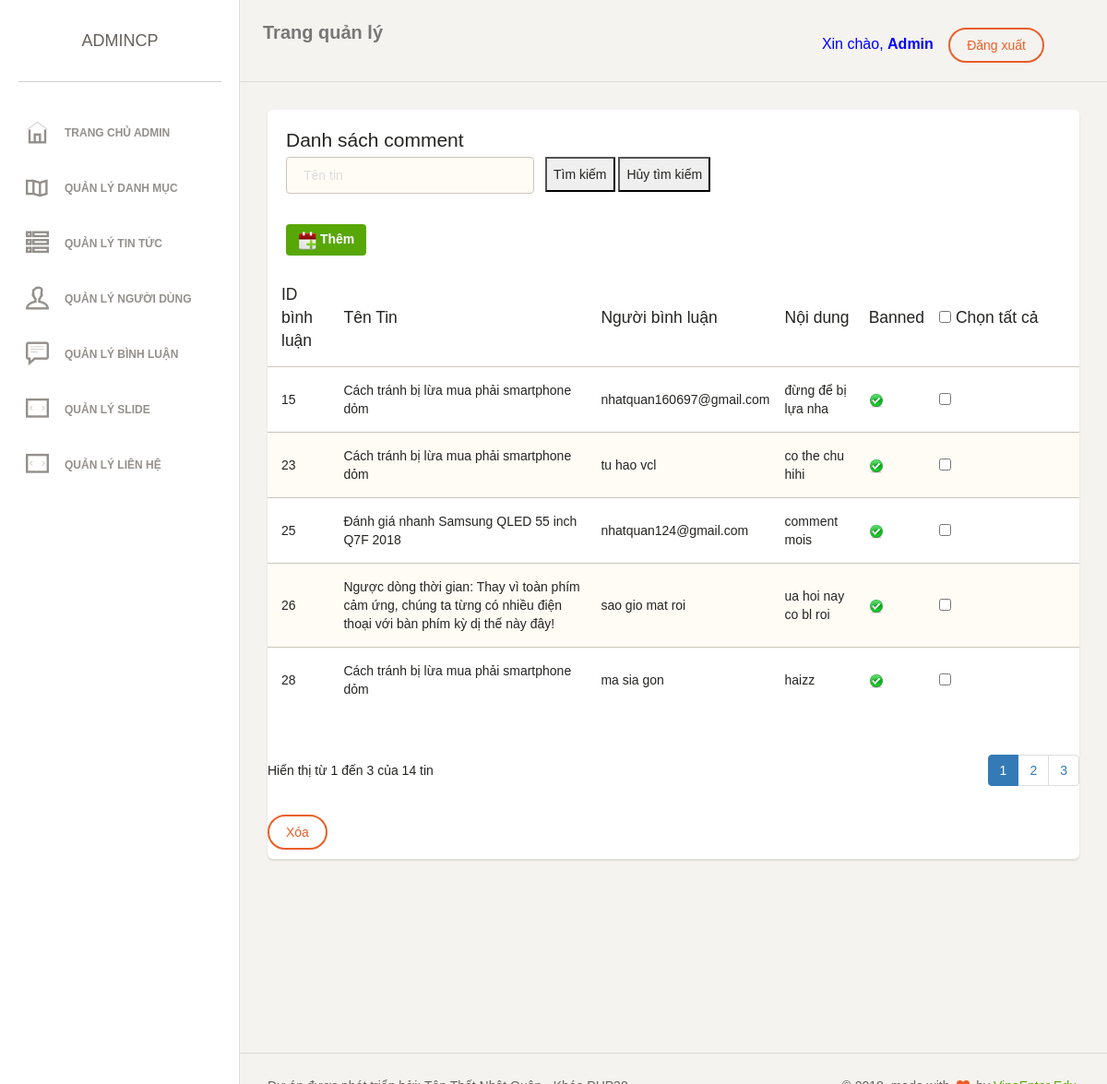
Screenshot of /admin/comment/index.php (signed in) with the database file from the repository.
### tables this page shows
CREATE TABLE `user` (
  `user_id` int(11) NOT NULL,
  `username` varchar(128) NOT NULL,
  `password` varchar(128) NOT NULL,
  `fullname` varchar(128) NOT NULL,
  `avatar` varchar(128) NOT NULL,
  `chucvu` varchar(128) NOT NULL,
  `active` int(11) NOT NULL
);

CREATE TABLE `comment` (
  `comment_id` int(11) NOT NULL,
  `content` varchar(200) NOT NULL,
  `email` varchar(128) NOT NULL,
  `date_create` timestamp NOT NULL DEFAULT CURRENT_TIMESTAMP ON UPDATE CURRENT_TIMESTAMP,
  `news_id` int(11) NOT NULL,
  `status` int(11) NOT NULL
);

CREATE TABLE `news` (
  `news_id` int(11) NOT NULL,
  `name` varchar(200) NOT NULL,
  `preview` varchar(200) NOT NULL,
  `detail` text NOT NULL,
  `date_create` timestamp NOT NULL DEFAULT CURRENT_TIMESTAMP,
  `user_id` int(11) NOT NULL,
  `picture` varchar(128) NOT NULL,
  `cat_id` int(11) NOT NULL,
  `is_slide` int(11) NOT NULL,
  `counter` int(11) NOT NULL
);

### admin/comment/index.php (the view, shortened to what this page needs)
<?php require_once $_SERVER['DOCUMENT_ROOT'].'/templates/admin/inc/header.php'; ?>
<?php
	$queryTSD = "SELECT COUNT(*) AS TSD FROM comment";
	$resultTSD = $mysqli->query($queryTSD);
	$arTmp = mysqli_fetch_assoc($resultTSD);
	$tongSoDong = $arTmp['TSD'];
	$row_count = ROW_COUNT;
	$tongSoTrang = ceil($tongSoDong/$row_count);
	$current_page = 1;
	$offset = ($current_page - 1) * $row_count;
?>
        <div class="content">
            <div class="container-fluid">
                <div class="row">
                    <div class="col-md-12">
                        <div class="card">
                            <div class="header">
                                <h4 class="title">Danh sách comment</h4>
                                <form action="" method="post">
                                	<div class="row">
                                        <div class="col-md-4">
                                            <div class="form-group">
                                                <input type="text" name="fullname" class="form-control border-input" placeholder="Tên tin" value="">
                                            </div>
                                        </div>
                                        <div class="col-md-4">
                                        	<div class="form-group">
		                                        <input type="submit" name="search" value="Tìm kiếm" class="is" />
		                                        <input type="submit" name="reset" value="Hủy tìm kiếm" class="is" />
	                                        </div>
                                        </div>
                                    </div>
                                </form>
                                <a href="edit.html" class="addtop"><img src="/templates/admin/assets/img/add.png" alt="" /> Thêm</a>
                            </div>
							<form method="post" action="" id="frm">
                            <div class="content table-responsive table-full-width">
                                <table class="table table-striped">
                                    <thead>
                                        <th>ID bình luận</th>
                                    	<th>Tên Tin</th>
                                    	<th>Người bình luận</th>
                                    	<th>Nội dung</th>
                                    	<th>Banned</th>
                                    	<th width="160px"><input type="checkbox" id="checkAl"> Chọn tất cả </th>
                                    </thead>
                                    <tbody>
										<?php
											$queryTin = "";
											if(isset($_POST['search'])){
												$tenTin = $_POST['fullname'];
												$queryTin = "SELECT c.*, n.name AS nname
															FROM comment AS c INNER JOIN news AS n
															ON c.news_id = n.news_id
															WHERE nname LIKE N'%{$tenTin}%'
															LIMIT {$offset},{$row_count}
															";
											}else{
											$queryTin = "SELECT c.*, n.name AS nname
															FROM comment AS c INNER JOIN news AS n
															ON c.news_id = n.news_id
															LIMIT {$offset},{$row_count}
															";
											}
											$resultTin = $mysqli->query($queryTin);
											while($row = mysqli_fetch_assoc($resultTin)) {
												$id = $row['comment_id'];
												$nname = $row['nname'];
												$email = $row['email'];
												$content = $row['content'];
												$status = $row['status'];
										?>
                                        <tr>
                                        	<td><?php echo $id ?></td>
											<td><?php echo $nname ?></td>
											<td><?php echo $email ?></td>
                                        	<td><?php echo $content ?></td>
											<td class="<?php echo $id?>">
												<a href="javascript:void(0)" onclick="return setStatus(<?php echo $status; ?>, '<?php echo $id?>')">
													<?php
													if ($status == 1) {
														$pic = 'active.gif';
													} else {
														$pic = 'deactive.gif';
													}
													?>
													<img src="/templates/admin/assets/img/<?php echo $pic?>" alt="" />
												</a>
											</td>
                                        	<td class="center">
												<input type="checkbox" id="checkItem" name="check[]" value="<?php echo $id ?>">
											</td>
                                        </tr>
                                        <?php
											}
										?>
                                    </tbody>
                                </table>
								<div class="row">
									<div class="col-sm-6">
										<div class="dataTables_info" id="dataTables-example_info" style="margin-top:27px">Hiển thị từ <?php echo $current_page; ?> đến <?php echo $tongSoTrang ?> của <?php echo $tongSoDong ?> tin</div>
									</div>
									<div class="col-sm-6" style="text-align: right;">
										<div class="dataTables_paginate paging_simple_numbers" id="dataTables-example_paginate">
											<ul class="pagination">
												<?php
												 for($i = 1; $i <= $tongSoTrang; $i++) {
													 $active = '';
													 if($i == $current_page) {
														 $active = 'active';
													 }
												?>
												<li class="paginate_button <?php echo $active ?>" ><a href="index.php?tab=3&page=<?php echo $i; ?>"><?php echo $i; ?></a></li>
												<?php
												 }
												?>
											</ul>
										</div>
									</div>
								</div>
							<button type="submit" onclick="return confirm('Bạn có muốn xóa?')" class="btn btn-danger" name="save">Xóa</button>
                            </div>
							</form>
                        </div>
                    </div>
                </div>
            </div>
        </div>
<?php require_once $_SERVER['DOCUMENT_ROOT'].'/templates/admin/inc/footer.php'; ?>

### templates/admin/inc/header.php (shortened to what this page needs)
<!doctype html>
<html lang="en">
<head>
    <link href="/templates/admin/assets/css/bootstrap.min.css" rel="stylesheet" />
    <link href="/templates/admin/assets/css/animate.min.css" rel="stylesheet"/>
    <link href="/templates/admin/assets/css/paper-dashboard.css" rel="stylesheet"/>
    <link href="/templates/admin/assets/css/demo.css" rel="stylesheet" />
    <link href="http://maxcdn.bootstrapcdn.com/font-awesome/latest/css/font-awesome.min.css" rel="stylesheet">
    <link href="/templates/admin/assets/css/themify-icons.css" rel="stylesheet">
</head>
<body>
<div class="wrapper">
	<?php require_once $_SERVER['DOCUMENT_ROOT'].'/templates/admin/inc/leftbar.php'; ?>
    <div class="main-panel">
		<nav class="navbar navbar-default">
            <div class="container-fluid">
                <div class="navbar-header">
                    <a class="navbar-brand" href="/admin">Trang quản lý</a>
                </div>
                <div class="collapse navbar-collapse">
                    <ul class="nav navbar-nav navbar-right">
						<div style="color: blue;
							padding: 15px 50px 5px 50px;
							float: right;
							font-size: 16px;">
							<?php
								if(isset($_SESSION['userinfo'])) {
									$arUserInfo = $_SESSION['userinfo'];
									$fullName = $arUserInfo['fullname'];
							?>
							Xin chào, <b><?php echo $fullName; ?></b>
							&nbsp; <a href="/admin/auth/logout.php" class="btn btn-danger square-btn-adjust">Đăng xuất</a> </div>
							<?php
								}
							?>
                    </ul>
                </div>
            </div>
        </nav>

### rows the page displays
user: fullname "Admin"
comment: comment_id "15", news.name "Cách tránh bị lừa mua phải smartphone dỏm", email "nhatquan160697@gmail.com", content "đừng để bị lựa nha"
comment: comment_id "23", news.name "Cách tránh bị lừa mua phải smartphone dỏm", email "tu hao vcl", content "co the chu hihi"
comment: comment_id "25", news.name "Đánh giá nhanh Samsung QLED 55 inch Q7F 2018", email "nhatquan124@gmail.com", content "comment mois"
comment: comment_id "26", news.name "Ngược dòng thời gian: Thay vì toàn phím cảm ứng, chúng ta từng có nhiều điện thoại với bàn phím kỳ dị thế này đây!", email "sao gio mat roi", content "ua hoi nay co bl roi"
comment: comment_id "28", news.name "Cách tránh bị lừa mua phải smartphone dỏm", email "ma sia gon", content "haizz"

### other values shown
$current_page "1"
$tongSoTrang "3"
$tongSoDong "14"
